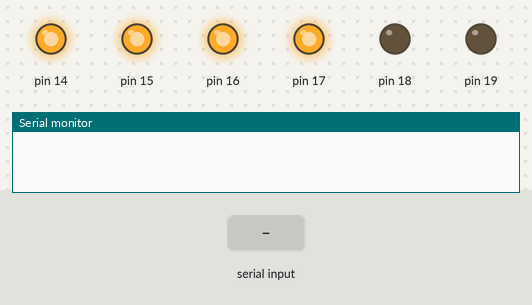
Recording of a sketch running on a simulated Arduino Uno, built with avr-gcc and run on an emulated ATmega328P. Shown: output pins drawn as LEDs (lit = HIGH), the last lines printed to the serial monitor. The inputs (shaded band) are chosen by the test bench.

Above: at 1.2 s.
1.3 s: byte 30 received over Serial
At 2.0 s:
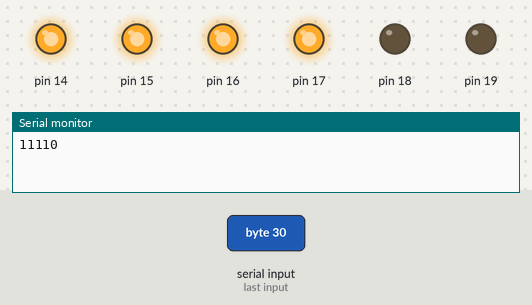
2.9 s: byte 90 received over Serial
At 4.2 s:
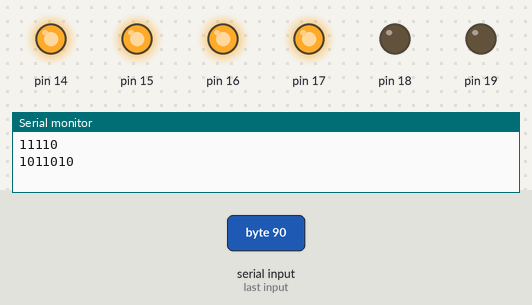
4.5 s: byte 120 received over Serial
At 5.6 s:
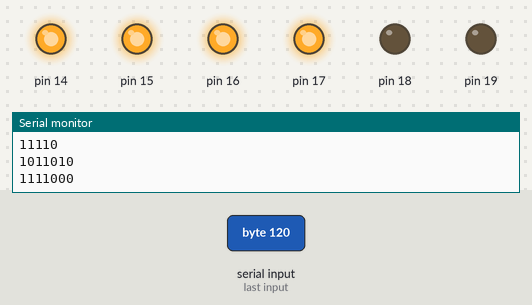
Timing chart, 0 to 7.5 s (numbered marks = the images above; inputs shaded):
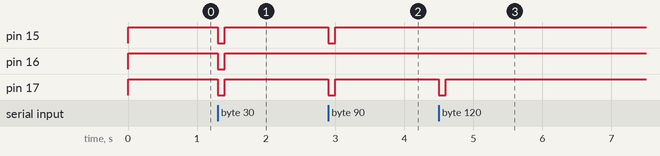

Measured:
- after the input at 1.3 s, pin 15–17: HIGH → LOW at once, → HIGH 0.10 s later
- after the input at 2.9 s, pin 15, pin 17: HIGH → LOW at once, → HIGH 0.10 s later
- after the input at 4.5 s, pin 17: HIGH → LOW at once, → HIGH 0.10 s later

The sketch:

VCR_Controller.ino
```cpp
byte data;
byte buf;
void setup() {
  // put your setup code here, to run once:
Serial.begin(9600);
   DDRC = B00111111; // set pins 8-13 as output
   PORTC = PORTC | B00001111;
}
void loop() {
   while(Serial.available()) {
      data = Serial.read();
      Serial.print(data,BIN); //print out command
      Serial.print("\r\n");
      data = data ^ B11111111;
      data = data & B00001111;
      buf = PORTC;
      buf = buf & B11110000;
      buf = buf | data;
      PORTC = buf;
      delay(100);
      buf = PORTC | B00001111;
      PORTC = buf;
   }
}
```
